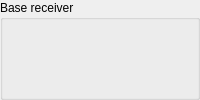
        <widget class="QGroupBox" name="serial_group">
          <property name="minimumSize">
            <size>
              <width>0</width>
              <height>0</height>
            </size>
          </property>
          <property name="maximumSize">
            <size>
              <width>16777215</width>
              <height>16777215</height>
            </size>
          </property>
          <property name="title">
            <string>Base receiver</string>
          </property>
          <layout class="QGridLayout" name="layout23" columnstretch="0,0,0,0">
            <property name="leftMargin">
              <number>9</number>
            </property>
            <property name="topMargin">
              <number>9</number>
            </property>
            <property name="rightMargin">
              <number>9</number>
            </property>
            <property name="bottomMargin">
              <number>9</number>
            </property>
            <property name="spacing">
              <number>6</number>
            </property>
            <item row="0" column="0" rowspan="1" colspan="1">
              <widget class="QWidget" name="serial_values_connection">
                <property name="engineeringLabel" stdset="0">
                  <string>Connection</string>
                </property>
                <layout class="QVBoxLayout" name="serial_values_connection_layout">
                  <property name="leftMargin">
                    <number>0</number>
                  </property>
                  <property name="topMargin">
                    <number>0</number>
                  </property>
                  <property name="rightMargin">
                    <number>0</number>
                  </property>
                  <property name="bottomMargin">
                    <number>0</number>
                  </property>
                </layout>
              </widget>
            </item>
            <item row="0" column="1" rowspan="1" colspan="1">
              <widget class="QWidget" name="serial_values_device">
                <property name="engineeringLabel" stdset="0">
                  <string>Device</string>
                </property>
                <layout class="QVBoxLayout" name="serial_values_device_layout">
                  <property name="leftMargin">
                    <number>0</number>
                  </property>
                  <property name="topMargin">
                    <number>0</number>
                  </property>
                  <property name="rightMargin">
                    <number>0</number>
                  </property>
                  <property name="bottomMargin">
                    <number>0</number>
                  </property>
                </layout>
              </widget>
            </item>
            <item row="0" column="2" rowspan="1" colspan="1">
              <widget class="QWidget" name="serial_values_baud">
                <property name="engineeringLabel" stdset="0">
                  <string>Baud</string>
                </property>
                <layout class="QVBoxLayout" name="serial_values_baud_layout">
                  <property name="leftMargin">
                    <number>0</number>
                  </property>
                  <property name="topMargin">
                    <number>0</number>
                  </property>
                  <property name="rightMargin">
                    <number>0</number>
                  </property>
                  <property name="bottomMargin">
                    <number>0</number>
                  </property>
                </layout>
              </widget>
            </item>
            <item row="0" column="3" rowspan="1" colspan="1">
              <widget class="QWidget" name="serial_values_satellites">
                <property name="engineeringLabel" stdset="0">
                  <string>Satellites</string>
                </property>
                <layout class="QVBoxLayout" name="serial_values_satellites_layout">
                  <property name="leftMargin">
                    <number>0</number>
                  </property>
                  <property name="topMargin">
                    <number>0</number>
                  </property>
                  <property name="rightMargin">
                    <number>0</number>
                  </property>
                  <property name="bottomMargin">
                    <number>0</number>
                  </property>
                </layout>
              </widget>
            </item>
          </layout>
        </widget>
